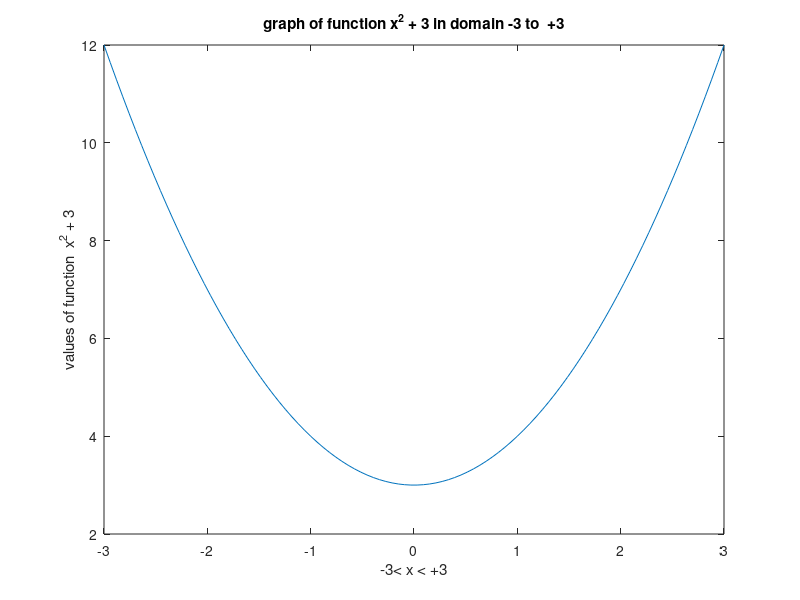

Write MATLAB code to recreate this figure.
    % Lab 1 Question 2
% it plots a graph of function x^2 + 3 in domain -3 to +3
% since it is defined in every domain of numbers so we selected this
% the values of function are same for negative ande positive integers
% that can be seen in graph 
% x axis shows the domainn of numbers from -3 to + 3
% y axis contains the values of function in domain 
% collected this function from a website of independent variable x and
% ploting of y
function y = l2q2()

% divides -3 to +3 in 100 equal parts
x = linspace(-3, 3, 100);

y = x.^2 + 3; %function
plot(x, y);

%title of graph
title('graph of function x^2 + 3 in domain -3 to  +3');

xlabel('-3< x < +3');% x label


ylabel('values of function  x^2 + 3')% y label
